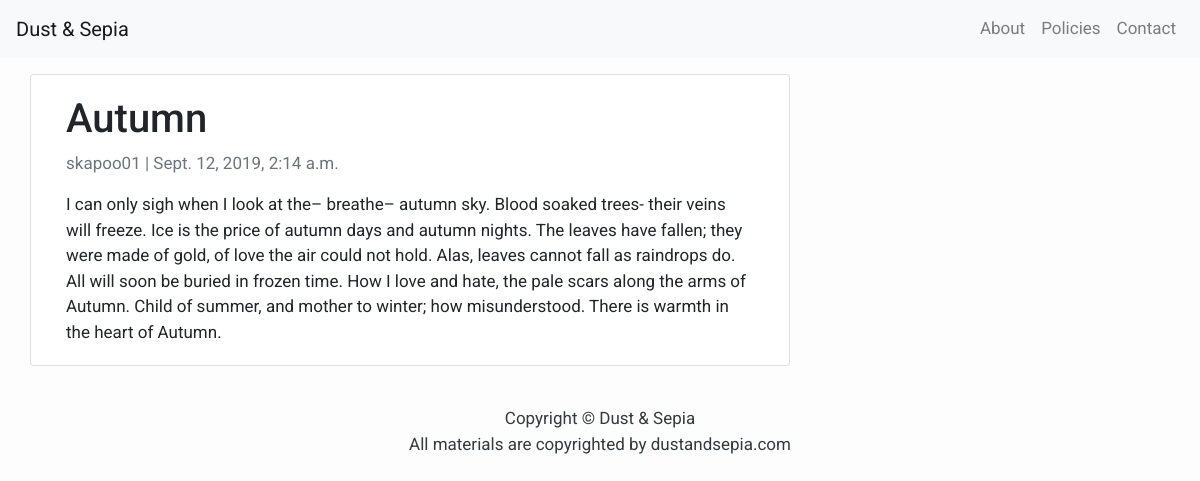
Page /autumn/ on the committed database.
### blog/models.py (models this page shows, shortened)
class Post(models.Model):
	title = models.CharField(max_length=200, unique=True)
	slug = models.SlugField(max_length=200, unique=True)
	author = models.ForeignKey(User, on_delete=models.CASCADE, related_name='blog_posts')
	updated_on = models.DateTimeField(auto_now=True)
	content = models.TextField()
	created_on = models.DateTimeField(auto_now_add=True)
	status = models.IntegerField(choices=STATUS, default=0)
	class Meta:
		ordering = ['-created_on']

### blog/views.py (the view)
# urls.py: path('<slug:slug>/', views.PostDetail.as_view(), name='post_detail'),
class PostDetail(generic.DetailView):
	model = Post
	template_name = 'post_detail.html'

### templates/post_detail.html
{% extends "base.html" %}
{% block content %}
	<div class="container">
		<div class="row">
			<div class="col-md-8 card mb-4 mt-3 left top">
				<div class="card-body">
					<h1>{% block title %}{{ object.title }}{% endblock title %}</h1>
					<p class="text-muted">{{ post.author }} | {{ post.created_on }}</p>
					<p class="card-text">{{ object.content | safe}}</p>
				</div>
			</div>
		</div>
	</div>
{% endblock content %}

### templates/base.html (style rules this page uses)
body { font-family: "Roboto", sans-serif; font-size: 17px; background-color: #fdfdfd; }

### rows in the picture
Post: title "Autumn", author "skapoo01", created_on "Sept. 12, 2019, 2:14 a.m.", content "I can only sigh when I look at the– breathe– autumn sky. Blood soaked trees- their veins will freeze. Ice is the price of autumn days and autumn nights. The leaves have fallen; they were made of gold, of love the air could not hold. Alas, leaves cannot fall as raindrops do. All will soon be buried in frozen time. How I love and hate, the pale scars along the arms of Autumn. Child of summer, and mother to winter; how misunderstood. There is warmth in the heart of Autumn."
